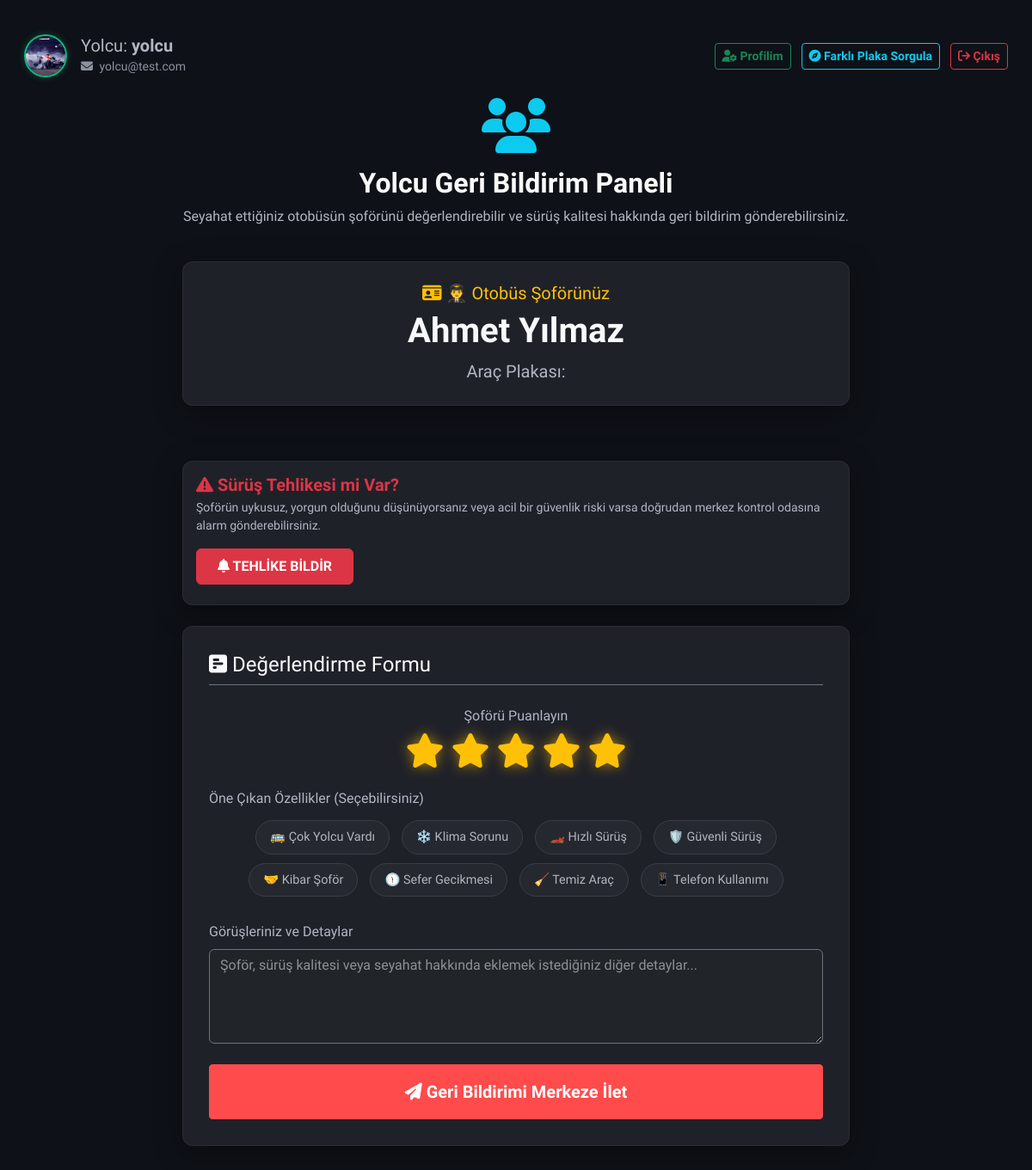
Page /yolcu/1 (signed in) on the committed database.
### app/models.py (models this page shows, shortened)
class Yolcu(db.Model):
    __tablename__ = 'yolcular'
    id: Mapped[int] = mapped_column(primary_key=True, autoincrement=True)
    ad_soyad: Mapped[str] = mapped_column(String(100), nullable=False)
    email: Mapped[str] = mapped_column(String(120), nullable=False, unique=True)
    sifre_hash: Mapped[str] = mapped_column(String(255), nullable=False)
    sifre_plain: Mapped[Optional[str]] = mapped_column(String(255))
    kayit_tarihi: Mapped[str] = mapped_column(String(50), nullable=False, default=lambda: datetime.now().strftime("%Y-%m-%d %H:%M:%S"))
    reset_token: Mapped[Optional[str]] = mapped_column(String(100))
    reset_token_expiry: Mapped[Optional[str]] = mapped_column(String(50))
    profil_resmi: Mapped[Optional[str]] = mapped_column(String(255), nullable=True)
    yorumlar: Mapped[List["YolcuYorum"]] = relationship(back_populates="yolcu")

class Sofor(UserMixin, db.Model):
    __tablename__ = 'soforler'
    id: Mapped[int] = mapped_column(primary_key=True, autoincrement=True)
    ad: Mapped[str] = mapped_column(String(100), nullable=False)
    soyad: Mapped[str] = mapped_column(String(100), nullable=False)
    kullanici_adi: Mapped[str] = mapped_column(String(100), nullable=False, unique=True)
    email: Mapped[Optional[str]] = mapped_column(String(120), unique=True)
    arac_plaka: Mapped[Optional[str]] = mapped_column(String(50), nullable=True)
    sifre_hash: Mapped[str] = mapped_column(String(255), nullable=False)
    sifre_plain: Mapped[Optional[str]] = mapped_column(String(255))
    reset_token: Mapped[Optional[str]] = mapped_column(String(100))
    reset_token_expiry: Mapped[Optional[str]] = mapped_column(String(50))
    profil_resmi: Mapped[Optional[str]] = mapped_column(String(255), nullable=True)
    alarmlar: Mapped[List["Alarm"]] = relationship(back_populates="sofor")
    ses_loglari: Mapped[List["SesLog"]] = relationship(back_populates="sofor")
    vardiya_kayitlari: Mapped[List["VardiyaSesKaydi"]] = relationship(back_populates="sofor")
    yorumlar: Mapped[List["YolcuYorum"]] = relationship(back_populates="sofor")
    konum: Mapped[Optional["AracKonum"]] = relationship(back_populates="sofor", uselist=False)

### app/main/routes.py (the view, shortened to what this page needs)
@bp.route('/yolcu/<int:sofor_id>', methods=['GET', 'POST'])
@yolcu_login_required
def yolcu_panel(sofor_id):
    sofor = db.session.get(Sofor, sofor_id)
    if not sofor:
        return redirect(url_for('auth.login'))
    yolcu = db.session.get(Yolcu, session['yolcu_id'])
    return render_template('yolcu.html', title='Yolcu Paneli', sofor=sofor, yolcu=yolcu)

### app/auth/routes.py (called while the page is built)
def yolcu_login_required(f):
    @wraps(f)
    def decorated_function(*args, **kwargs):
        if 'yolcu_id' not in session:
            flash('Bu sayfayı görmek için lütfen yolcu girişi yapın.', 'warning')
            return redirect(url_for('auth.login'))
        return f(*args, **kwargs)
    return decorated_function

### app/templates/yolcu.html (shortened to what this page needs)
{% extends "base.html" %}
{% block content %}
<div class="row align-items-center mb-4 mt-3 px-3">
    <div class="col-8 d-flex align-items-center gap-3">
        <div style="width: 50px; height: 50px; border-radius: 50%; overflow: hidden; border: 2px solid #10b981; box-shadow: 0 0 8px rgba(16, 185, 129, 0.3); flex-shrink: 0;">
            {% if yolcu.profil_resmi %}
                <img src="{{ url_for('static', filename='uploads/avatars/' + yolcu.profil_resmi) }}" alt="PP" style="width: 100%; height: 100%; object-fit: cover;">
            {% else %}
                <img src="https://ui-avatars.com/api/?name={{ yolcu.ad_soyad }}&background=10b981&color=fff&size=100&bold=true" alt="PP" style="width: 100%; height: 100%; object-fit: cover;">
            {% endif %}
        </div>
        <div>
            <h5 class="text-secondary mb-0">Yolcu: <b>{{ yolcu.ad_soyad }}</b></h5>
            <small class="text-muted"><i class="fa-solid fa-envelope me-1"></i> {{ yolcu.email }}</small>
        </div>
    </div>
    <div class="col-4 text-end">
        <a href="{{ url_for('main.profil') }}" class="btn btn-outline-success btn-sm fw-bold me-2"><i class="fa-solid fa-user-gear"></i> Profilim</a>
        <a href="{{ url_for('main.yolcu_plaka_sorgula') }}" class="btn btn-outline-info btn-sm fw-bold me-2"><i class="fa-solid fa-compass"></i> Farklı Plaka Sorgula</a>
        <a href="{{ url_for('auth.yolcu_logout') }}" class="btn btn-outline-danger btn-sm fw-bold"><i class="fa-solid fa-arrow-right-from-bracket"></i> Çıkış</a>
    </div>
</div>
<div class="row justify-content-center">
    <div class="col-md-8 text-center mb-4">
        <i class="fa-solid fa-users fa-4x text-info mb-3"></i>
        <h2 class="fw-bold">Yolcu Geri Bildirim Paneli</h2>
        <p class="text-secondary">Seyahat ettiğiniz otobüsün şoförünü değerlendirebilir ve sürüş kalitesi hakkında geri bildirim gönderebilirsiniz.</p>
    </div>
</div>
<div class="row justify-content-center">
    <div class="col-md-8 mb-4">
        <div class="streamlit-container mt-0 text-center premium-card py-4">
            <h5 class="text-warning mb-2"><i class="fa-solid fa-id-card text-warning"></i> 👨‍✈️ Otobüs Şoförünüz</h5>
            <div class="display-6 fw-bold text-light mb-2">{{ sofor.ad }} {{ sofor.soyad }}</div>
            <p class="text-secondary fs-5 mb-0">Araç Plakası: </p>
        </div>
    </div>
</div>
<div class="row justify-content-center">
    <div class="col-md-8 mb-4">
        <div class="emergency-box premium-card">
            <div class="d-flex align-items-center justify-content-between flex-wrap gap-3">
                <div>
                    <h5 class="text-danger fw-bold mb-1"><i class="fa-solid fa-triangle-exclamation"></i> Sürüş Tehlikesi mi Var?</h5>
                    <p class="text-secondary small mb-0">Şoförün uykusuz, yorgun olduğunu düşünüyorsanız veya acil bir güvenlik riski varsa doğrudan merkez kontrol odasına alarm gönderebilirsiniz.</p>
                </div>
                <div>
                    <button id="btnYolcuAcil" class="btn btn-danger fw-bold px-4 py-2"><i class="fa-solid fa-bell"></i> TEHLİKE BİLDİR</button>
                </div>
            </div>
        </div>
    </div>
</div>
<div class="row justify-content-center">
    <div class="col-md-8 mb-5">
        <div class="streamlit-container mt-0 premium-card">
            <h4 class="text-light mb-4 border-bottom border-secondary pb-2"><i class="fa-solid fa-square-poll-horizontal"></i> Değerlendirme Formu</h4>
            <form id="feedbackForm" action="" method="post">
                <div class="mb-4 text-center">
                    <label class="form-label d-block text-secondary mb-2">Şoförü Puanlayın</label>
                    <div class="d-flex justify-content-center gap-2">
                        <i class="fa-solid fa-star star-rating active" data-value="1"></i>
                        <i class="fa-solid fa-star star-rating active" data-value="2"></i>
                        <i class="fa-solid fa-star star-rating active" data-value="3"></i>
                        <i class="fa-solid fa-star star-rating active" data-value="4"></i>
                        <i class="fa-solid fa-star star-rating active" data-value="5"></i>
                    </div>
                </div>
                <div class="mb-4">
                    <label class="form-label d-block text-secondary mb-2">Öne Çıkan Özellikler (Seçebilirsiniz)</label>
                    <div class="text-center">
                        <span class="tag-btn" data-tag="Çok Yolcu Vardı">🚌 Çok Yolcu Vardı</span>
                        <span class="tag-btn" data-tag="Klima Sorunu">❄️ Klima Sorunu</span>
                        <span class="tag-btn" data-tag="Hızlı / Tehlikeli Sürüş">🏎️ Hızlı Sürüş</span>
                        <span class="tag-btn" data-tag="Güvenli Sürüş">🛡️ Güvenli Sürüş</span>
                        <span class="tag-btn" data-tag="Kibar Şoför">🤝 Kibar Şoför</span>
                        <span class="tag-btn" data-tag="Sefer Gecikmesi">🕦 Sefer Gecikmesi</span>
                        <span class="tag-btn" data-tag="Temiz Araç">🧹 Temiz Araç</span>
                        <span class="tag-btn" data-tag="Telefon Kullanımı">📱 Telefon Kullanımı</span>
                    </div>
                </div>
                <div class="mb-4">
                    <label for="serbest_yorum" class="form-label text-secondary">Görüşleriniz ve Detaylar</label>
                    <textarea class="form-control bg-dark text-light border-secondary" id="serbest_yorum" name="serbest_yorum" rows="4" placeholder="Şoför, sürüş kalitesi veya seyahat hakkında eklemek istediğiniz diğer detaylar..."></textarea>
                </div>
                <div class="stButton mt-4">
                    <button type="submit" class="btn btn-lg py-3"><i class="fa-solid fa-paper-plane"></i> Geri Bildirimi Merkeze İlet</button>
                </div>
            </form>
        </div>
    </div>
</div>
{% endblock %}

### app/templates/base.html (style rules this page uses)
body { background-color: #0e1117; color: #fafafa; font-family: 'Plus Jakarta Sans', 'Outfit', 'Segoe UI', Tahoma, Geneva, Verdana, sans-serif; }
.streamlit-container { max-width: 900px; margin: 40px auto; padding: 30px; background-color: #262730; border-radius: 10px; box-shadow: 0 4px 6px rgba(0,0,0,0.3); }
.stButton>button { width: 100%; border-radius: 4px; border: 1px solid #ff4b4b; background-color: #ff4b4b; color: white; font-weight: bold; padding: 0.5rem 1rem; transition: all 0.3s; }
.text-secondary { color: #b2b6c1 !important; }
.text-muted { color: #8c91a0 !important; }

### app/templates/yolcu.html (style rules this page uses)
.star-rating { font-size: 2.5rem; color: #3b3e46; cursor: pointer; transition: color 0.2s, transform 0.2s; }
.star-rating.active { color: #ffc107; text-shadow: 0 0 15px rgba(255, 193, 7, 0.6); }
.tag-btn { border: 1px solid #3b3e46; background: rgba(255, 255, 255, 0.03); color: #b2b5be; padding: 8px 16px; border-radius: 20px; cursor: pointer; transition: all 0.3s; margin: 5px; display: inline-block; font-size: 0.9rem; }
.emergency-box { background: rgba(220, 53, 69, 0.1); border: 1px solid rgba(220, 53, 69, 0.3); border-radius: 8px; padding: 15px; }
.premium-card { background: rgba(38, 39, 48, 0.75); backdrop-filter: blur(10px); border: 1px solid rgba(255, 255, 255, 0.05); border-radius: 12px; box-shadow: 0 8px 32px rgba(0, 0, 0, 0.37); }

### rows in the picture
Yolcu: profil_resmi (picture), ad_soyad "yolcu", email "yolcu@test.com"
Sofor: ad "Ahmet", soyad "Yılmaz"
